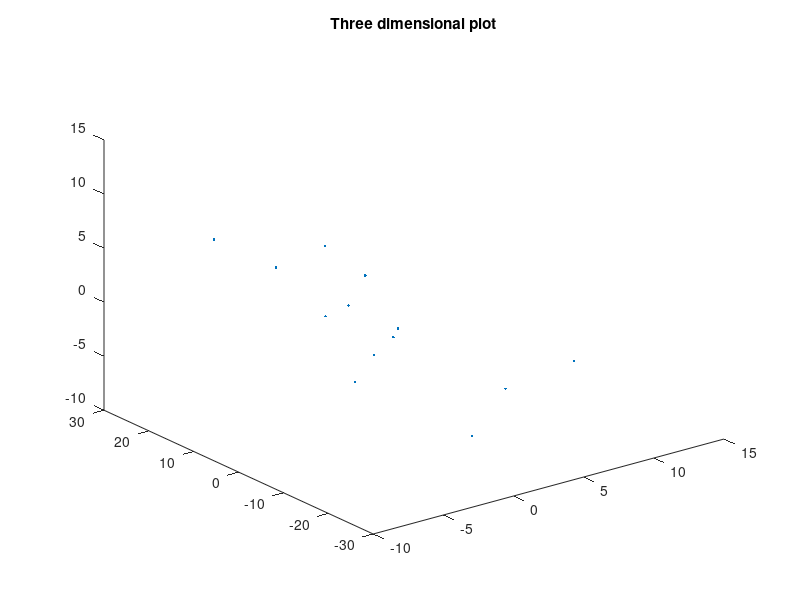

Write the MATLAB code that produced this figure. (Note: this script raises an error after producing the figure.)
load hald;

data = ingredients(:,1:3);

data = bsxfun(@minus,data,mean(data));

data

figure(1);
plot3(data(:,1),data(:,2),data(:,3),'.');
title('Three dimensional plot');

[pc,score,latent,tsquare] = princomp(data);

pc

figure(2);
biplot(pc(:,1:2),'Scores',score(:,1:2),'VarLabels',...
		{'X1' 'X2' 'X3'})